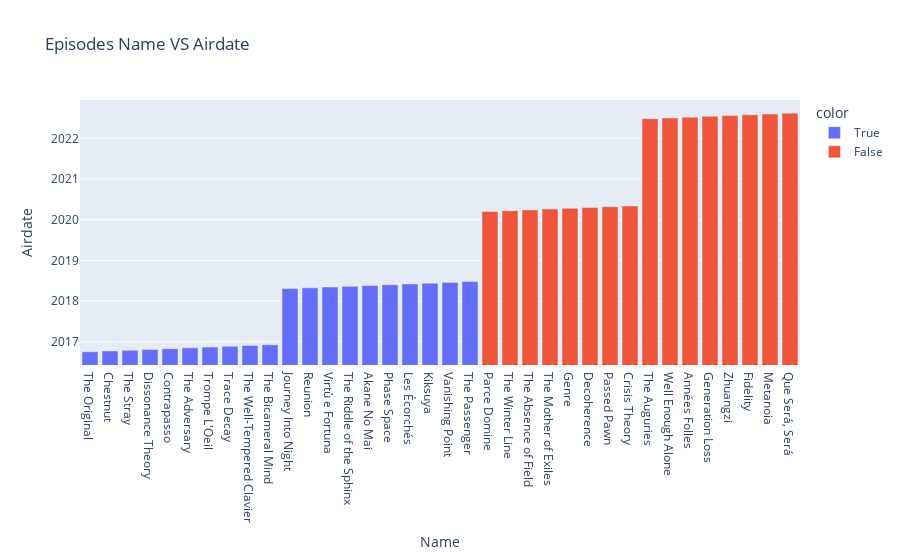

The notebook cell this image was saved under:
### Code cell
# graph
color = api_df["Airdate"] < "2019-05-01"
fig3 = px.bar(data_frame=api_df, x="Name", y="Airdate",
              color=color, title="Episodes Name VS Airdate ")

fig3.show()

### Figure 1 — Plotly figure (JSON) as saved in the notebook; plotly's stock layout.template omitted (floating-point values rounded to 4 significant figures)
{"data": [{"alignmentgroup": "True", "hovertemplate": "color=True<br>Name=%{x}<br>Airdate=%{y}<extra></extra>", "legendgroup": "True", "marker": {"color": "#636efa", "pattern": {"shape": ""}}, "name": "True", "offsetgroup": "True", "orientation": "v", "showlegend": true, "textposition": "auto", "type": "bar", "x": ["The Original", "Chestnut", "The Stray", "Dissonance Theory", "Contrapasso", "The Adversary", "Trompe L'Oeil", "Trace Decay", "The Well-Tempered Clavier", "The Bicameral Mind", "Journey Into Night", "Reunion", "Virtù e Fortuna", "The Riddle of the Sphinx", "Akane No Mai", "Phase Space", "Les Écorchés", "Kiksuya", "Vanishing Point", "The Passenger"], "xaxis": "x", "y": ["2016-10-02", "2016-10-09", "2016-10-16", "2016-10-23", "2016-10-30", "2016-11-06", "2016-11-13", "2016-11-20", "2016-11-27", "2016-12-04", "2018-04-22", "2018-04-29", "2018-05-06", "2018-05-13", "2018-05-20", "2018-05-27", "2018-06-03", "2018-06-10", "2018-06-17", "2018-06-24"], "yaxis": "y"}, {"alignmentgroup": "True", "hovertemplate": "color=False<br>Name=%{x}<br>Airdate=%{y}<extra></extra>", "legendgroup": "False", "marker": {"color": "#EF553B", "pattern": {"shape": ""}}, "name": "False", "offsetgroup": "False", "orientation": "v", "showlegend": true, "textposition": "auto", "type": "bar", "x": ["Parce Domine", "The Winter Line", "The Absence of Field", "The Mother of Exiles", "Genre", "Decoherence", "Passed Pawn", "Crisis Theory", "The Auguries", "Well Enough Alone", "Années Folles", "Generation Loss", "Zhuangzi", "Fidelity", "Metanoia", "Que Será, Será"], "xaxis": "x", "y": ["2020-03-15", "2020-03-22", "2020-03-29", "2020-04-05", "2020-04-12", "2020-04-19", "2020-04-26", "2020-05-03", "2022-06-26", "2022-07-03", "2022-07-10", "2022-07-17", "2022-07-24", "2022-07-31", "2022-08-07", "2022-08-14"], "yaxis": "y"}], "layout": {"barmode": "relative", "legend": {"title": {"text": "color"}, "tracegroupgap": 0}, "title": {"text": "Episodes Name VS Airdate "}, "xaxis": {"anchor": "y", "domain": [0, 1], "title": {"text": "Name"}}, "yaxis": {"anchor": "x", "domain": [0, 1], "title": {"text": "Airdate"}}}}
